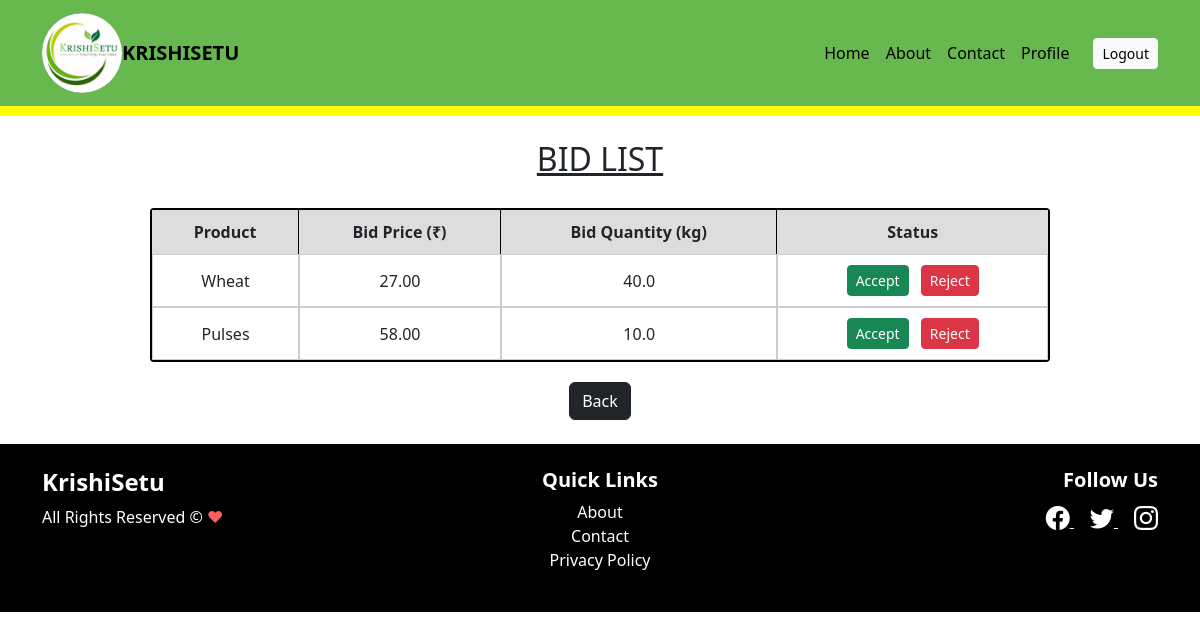
The page /farmer/farmer/bids/ (signed in) on the database its author committed.
### Retailer/models.py (models this page shows, shortened)
class Bid(models.Model):
    STATUS_CHOICES = [
        ('Pending', 'Pending'),
        ('Accepted', 'Accepted'),
        ('Rejected', 'Rejected'),
    ]
    retailer = models.ForeignKey(User, on_delete=models.CASCADE)  # The retailer who placed the bid
    product = models.ForeignKey(Product, on_delete=models.CASCADE)  # The product being bid on
    bid_price = models.FloatField()  # The price offered by the retailer
    bid_quantity = models.FloatField()  # The quantity retailer wants
    status = models.CharField(max_length=10, choices=STATUS_CHOICES, default='Pending')  # Status of the bid

### Farmer/models.py (models this page shows, shortened)
class Product(models.Model):
    COMMODITY_CHOICES = [
        ('Wheat', 'Wheat'),
        ('Rice', 'Rice'),
        ('Pulses', 'Pulses'),
    ]
    BASE_PRICE_DEFAULTS = {
        'Wheat': 25.00,
        'Rice': 30.00,
        'Pulses': 50.00,
    }
    farmer = models.ForeignKey(User, on_delete=models.CASCADE, default=1)
    commodity = models.CharField(max_length=100, choices=COMMODITY_CHOICES)
    quantity = models.FloatField()
    farmerprice = models.DecimalField(max_digits=10, decimal_places=2)
    baseprice = models.DecimalField(max_digits=10, decimal_places=2, null=True, blank=True)
    soldquantity = models.FloatField(default=0)
    product_photo = models.ImageField(upload_to='product_images/', null=True, blank=True)

### Farmer/views.py (the view)
# urls.py: path('farmer/bids/', farmer_bid_list, name='farmer_bid_list'),
def farmer_bid_list(request):
    farmer_products = Product.objects.filter(farmer=request.user)
    bids = Bid.objects.filter(product__in=farmer_products)  # Removed `.order_by('-timestamp')`
    return render(request, 'Farmer/farmer_bids.html', {'bids': bids})

### Farmer/templates/Farmer/farmer_bids.html (shortened to what this page needs)
{% extends "base.html" %}
{% load static %}
{% block content %}
<div class="container mt-4">
  <h2 class="text-center" style="text-decoration: underline; margin-bottom: 30px;">BID LIST</h2>
  <div class="table-container">
    <table class="bid-table">
      <thead>
        <tr>
          <th>Product</th>
          <th>Bid Price (₹)</th>
          <th>Bid Quantity (kg)</th>
          <th>Status</th>
        </tr>
      </thead>
      <tbody>
        {% if bids %}
          {% for bid in bids %}
          <tr>
            <td>{{ bid.product.commodity }}</td>
            <td>{{ bid.bid_price|floatformat:2 }}</td>
            <td>{{ bid.bid_quantity|floatformat:1 }}</td>
            <td>
              {% if bid.status == "Pending" %}
                <a href="{% url 'handle_bid' bid.id 'accept' %}" class="btn btn-success btn-sm me-2">
                  Accept
                </a>
                <a href="{% url 'handle_bid' bid.id 'reject' %}" class="btn btn-danger btn-sm">
                  Reject
                </a>
              {% elif bid.status == "Accepted" %}
                <span class="text-success fw-bold">Accepted</span>
              {% elif bid.status == "Rejected" %}
                <span class="text-danger fw-bold">Rejected</span>
              {% else %}
                <span class="text-muted">N/A</span>
              {% endif %}
            </td>
          </tr>
          {% endfor %}
        {% else %}
          <tr>
            <td colspan="4" class="text-center text-muted">
              No bids received yet.
            </td>
          </tr>
        {% endif %}
      </tbody>
    </table>
  </div>
  <div class="back-btn-container">
    <a href="javascript:history.back()" class="btn btn-dark">Back</a>
  </div>
</div>
{% endblock %}

### Farmer/templates/Farmer/farmer_bids.html (style rules this page uses)
.table-container { max-width: 900px; margin: 0 auto; }
.bid-table { border: 2px solid #000; border-radius: 4px; width: 100%; border-collapse: separate; border-spacing: 0; }
.bid-table thead tr { background-color: #ddd; font-weight: 600; border-bottom: 2px solid #000; }
.bid-table th { text-align: center; padding: 10px; border-right: 1px solid #000; }
.bid-table th:last-child { border-right: none; }
.bid-table td { text-align: center; border: 1px solid #ccc; padding: 10px; }
.back-btn-container { text-align: center; margin-top: 20px; }

### rows shown on the page
Bid: product.commodity "Wheat", bid_price "27.00", bid_quantity "40.0", status "Accept"
Bid: product.commodity "Pulses", bid_price "58.00", bid_quantity "10.0", status "Accept"
